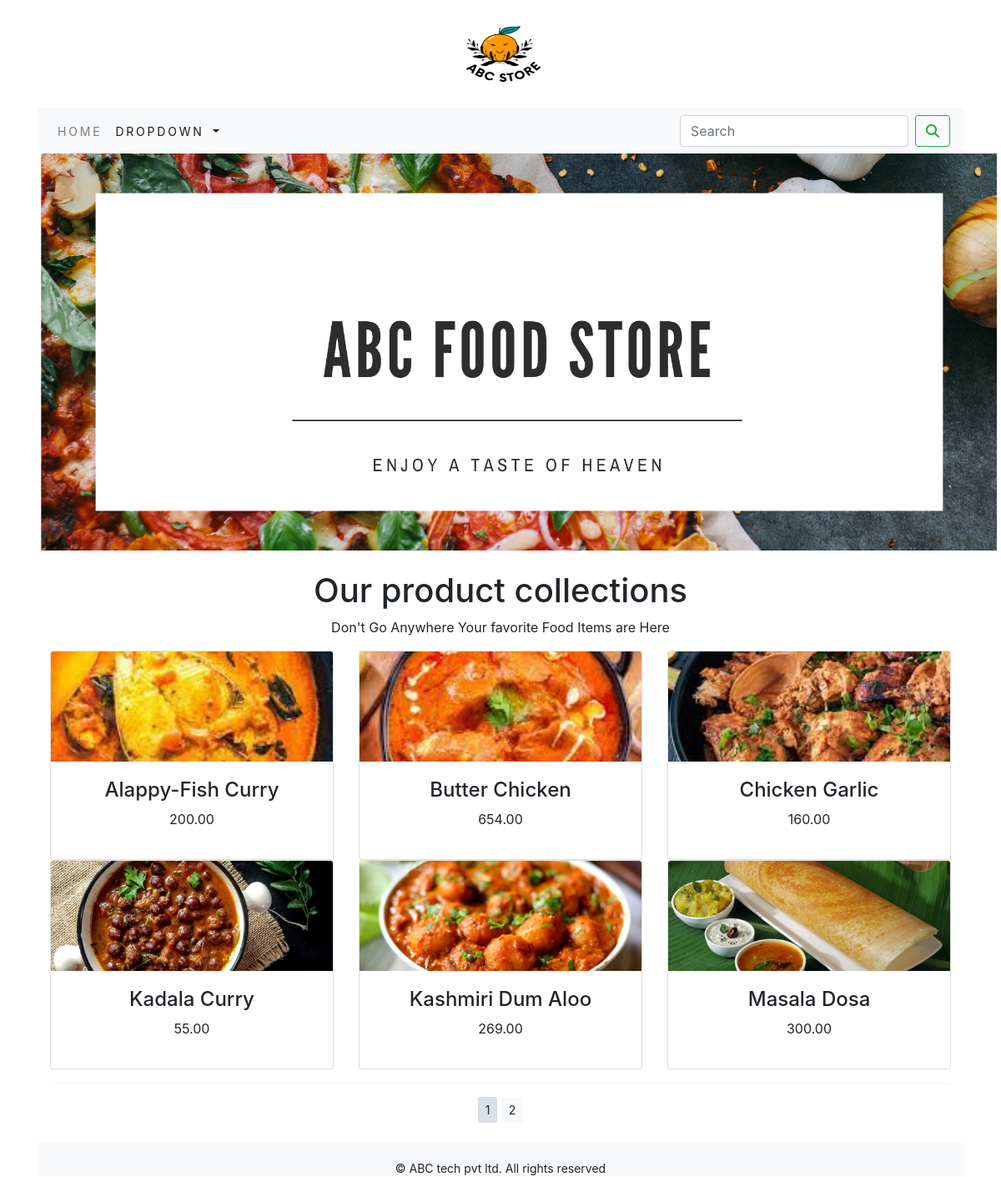
The app's page /ecommerceapp/ with its own data.
### ecommerceapp/models.py (models this page shows, shortened)
class Product(models.Model):
    name = models.CharField(max_length=250, unique=True)
    slug = models.SlugField(max_length=250, unique=True)
    desc = models.TextField(blank=True)
    price=models.DecimalField(max_digits=10,decimal_places=2)
    category=models.ForeignKey(Category,on_delete=models.CASCADE)
    img = models.ImageField(upload_to='product', blank=True)
    stock=models.IntegerField()
    available=models.BooleanField(default=True)
    created=models.DateTimeField(auto_now_add=True)
    updated=models.DateTimeField(auto_now=True)
    def get_url(self):
        return reverse('ecommerceapp:prodCatdetail',args=[self.category.slug,self.slug])
    class Meta:
        ordering = ('name',)
        verbose_name = 'product'
        verbose_name_plural = 'products'

### ecommerceapp/views.py (the view)
# urls.py: path('',views.allprodcategory,name='allprodcategory'),
def allprodcategory(request,c_slug=None):
    c_page=None
    products_list=None
    if c_slug!=None:
        c_page=get_object_or_404(Category,slug=c_slug)
        products_list=Product.objects.all().filter(category=c_page,available=True)
    else:
        products_list=Product.objects.all().filter(available=True)
    paginator=Paginator(products_list,6)
    try:
        page=int(request.GET.get('page','1'))
    except:
        page=1
    try:
        products=paginator.page(page)
    except (EmptyPage,InvalidPage):
        products=paginator.page(paginator.num_pages)
    return render(request,'category.html',{'category':c_page,'products':products})

### cart/context_processors.py (called while the page is built)
def counter(request):
    item_count=0
    if 'admin' in request.path:
        return {}
    else:
        try:
            cart=Cart.objects.filter(cart_id=_cart_id(request))
            cart_items=CartItem.objects.all().filter(cart=cart[:1])
            for cart_item in cart_items:
                item_count +=cart_item.quantity
        except Cart.DoesNotExist:
            item_count = 0
    return dict(item_count=item_count)

### cart/views.py (called while the page is built)
def _cart_id(request):
    cart=request.session.session_key
    if not cart:
        cart=request.session.create()
    return cart

### ecommerceapp/context_processors.py (called while the page is built)
def menu_link(request):
    links=Category.objects.all()
    return dict(links=links)

### ecommerceapp/models.py (called while the page is built)
    def get_url(self):
        return reverse('ecommerceapp:product_by_category',args=[self.slug])

### templates/category.html (shortened to what this page needs)
{% extends 'base.html' %}
{% load static %}
{% block content %}
        <div class="mx_auto">
            {% if category %}
            <img class="my_image" src="{{category.img.url}}" alt="{{category.name}}">
        </div>
        <br>
        <div>
            <h1 class="text-center my-title">{{category.name}}</h1>
            <p class="text-justify">{{category.desc}}</p>
        </div>
            {% else %}
            <div>
                <img class="my image-padding" src="{% static 'img/banner1.png' %}" alt="Our Products" width="1150px;">
            </div>
            <br>
            <div>
                <h1 class="text-center my-title">Our product collections</h1>
                <p class="text-center">Don't Go Anywhere Your favorite Food Items are Here </p>
            </div>
            {% endif %}
<div class="container">
    <div class="row mx_auto">
        {% for product in products.object_list %}
        <div class="my_bottom_margin col-9 col-sm-12 col-md-4 col-lg-4">
            <div class="card text-center" style="min-width: 18rem;">
                <a href="{{product.get_url}}"><img class="card-img-top my_image" src="{{product.img.url}}" width="200px;" height="200px;" alt="{{product.name}}"></a>
                <div class="card-body">
                    <h4>{{product.name}}</h4>
                    <p>{{product.price}}</p>
                </div>
            </div>
        </div>
        <br>
        {% endfor %}
    </div>
    <div class="mx_auto">
        {% if products.paginator.num_pages > 1 %}
        <hr>
        <div class="text-center">
            {% for pg in products.paginator.page_range %}
                <a href="?page={{pg}}" class="btn btn-light btn-sm {% if products.number == pg %} active {% endif %}">{{pg}}</a>
            {% endfor %}
        </div>
        {% endif %}
    </div>
    <br>
</div>
{% endblock %}

### templates/base.html (shortened to what this page needs)
{% load static %}
<!DOCTYPE html>
<html lang="en">
<head>
<link href="https://cdn.jsdelivr.net/npm/bootstrap@5.2.0/dist/css/bootstrap.min.css" rel="stylesheet">
    <link rel="stylesheet" href="{% static 'css/custom.css' %}">
    <link rel="stylesheet" href="{% static 'css/bootstrap.min.css' %}">
</head>
<body class="container">
<div>
    {% include 'header.html' %}
    {% include 'navbar.html' %}
    {% block content %}
    {% endblock %}
</div>
{% include 'footer.html' %}
</body>
</html>

### templates/header.html
{% load static %}
<header>
    <center>
       <a href="{% url 'ecommerceapp:allprodcategory' %}"></a> <img src="{% static 'img/logo1.png' %}" alt="logimage" width="130px;" height="130px;">
    </center>
</header>

### templates/navbar.html (shortened to what this page needs)
<nav class="navbar navbar-expand-lg navbar-light bg-light">
  <div class="collapse navbar-collapse" id="navbarSupportedContent">
    <ul class="navbar-nav mr-auto">
      <li class="nav-item">
        <a class="nav-link" href="#">Home</a>
      </li>
      <li class="nav-item dropdown {% if 'ecommerceapp' in request.path %} active {% endif %}">
        <a class="nav-link dropdown-toggle" href="#" id="navbarDropdown" role="button" data-toggle="dropdown" aria-haspopup="true" aria-expanded="false">
          Dropdown
        </a>
      </li>
    </ul>
    <form class="form-inline my-2 my-lg-0" action="{% url 'searchapp:SearchResult' %}" method="get">
      <input class="form-control mr-sm-2" type="search" placeholder="Search" name="q" aria-label="Search">
      <button class="btn btn-outline-success my-2 my-sm-0" type="submit"><i class="fa fa-search"></i></button>
    </form>
  </div>
</nav>

### templates/footer.html
<div class="footer navbar-fixed-bottom my_footer">
  <p class="text-center">&copy; ABC tech pvt ltd. All rights reserved</p>
</div>

### static/css/custom.css (style rules this page uses)
body { font-family: 'Roboto', sans-serif; }
.nav-item { letter-spacing:.2em; font-size:14px; text-transform:uppercase; }
.my_footer { background-color:#f8f9fa; height:40px; }
.my_footer p { padding-top:20px; font-size:14px; }
.my_image { width:100%; height:auto; }
.my_bottom_margin { margin_bottom:10px; }
.card-img-top { height: 11vw; object-fit: cover; }

### records on screen
Product: img (picture), name "Alappy-Fish Curry", price "200.00"
Product: img (picture), name "Butter Chicken", price "654.00"
Product: img (picture), name "Chicken Garlic", price "160.00"
Product: img (picture), name "Kadala Curry", price "55.00"
Product: img (picture), name "Kashmiri Dum Aloo", price "269.00"
Product: img (picture), name "Masala Dosa", price "300.00"

### other values on screen
{{ pg }} "1" "2"
